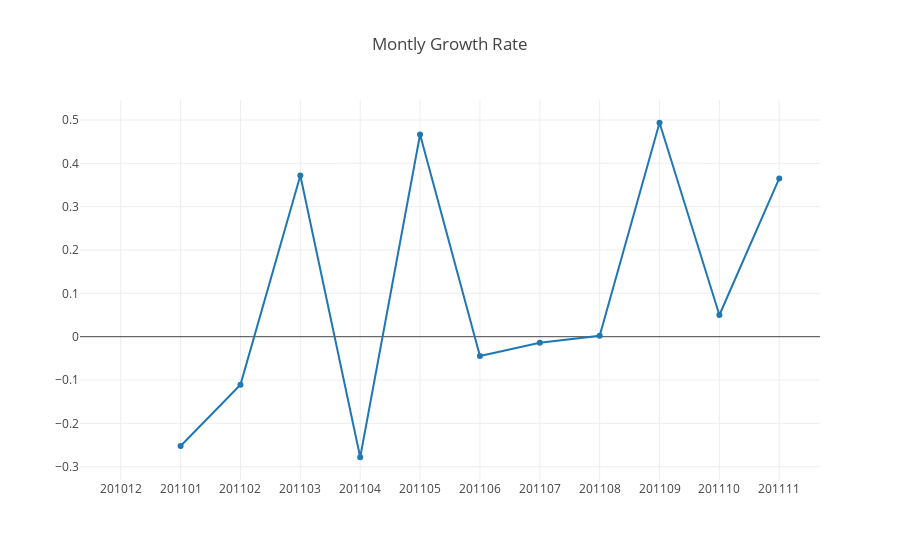

The cell this chart's notebook holds for it:
### Markdown cell above
we got NaN in our first month of data and that's because we can't get a percent return on the very first day, there's nothing in the past to compare. and that's it !

### Code cell
#again, let's do some visualization by using line graph

#Don't forget to filter 2011-12 out because it's incomplete!
plot_data = [go.Scatter(x=revenue_data.query("InvoiceYearMonth < 201112")['InvoiceYearMonth'],
                        y=revenue_data.query("InvoiceYearMonth < 201112")['MonthlyGrowth'],)]

plot_layout = go.Layout(xaxis={"type": "category"},title='Montly Growth Rate')

fig = go.Figure(data=plot_data, layout=plot_layout)
pyoff.iplot(fig)

### Figure 1 — Plotly figure (JSON) as saved in the notebook; plotly's stock layout.template omitted (floating-point values rounded to 4 significant figures)
{"data": [{"type": "scatter", "uid": "7a8c822b-016a-4969-98bb-d8b25c439e85", "x": [201012, 201101, 201102, 201103, 201104, 201105, 201106, 201107, 201108, 201109, 201110, 201111], "y": [null, -0.2523, -0.1106, 0.3718, -0.2782, 0.4666, -0.04453, -0.01421, 0.002026, 0.4937, 0.05003, 0.3652]}], "layout": {"title": {"text": "Montly Growth Rate"}, "xaxis": {"type": "category"}}}
